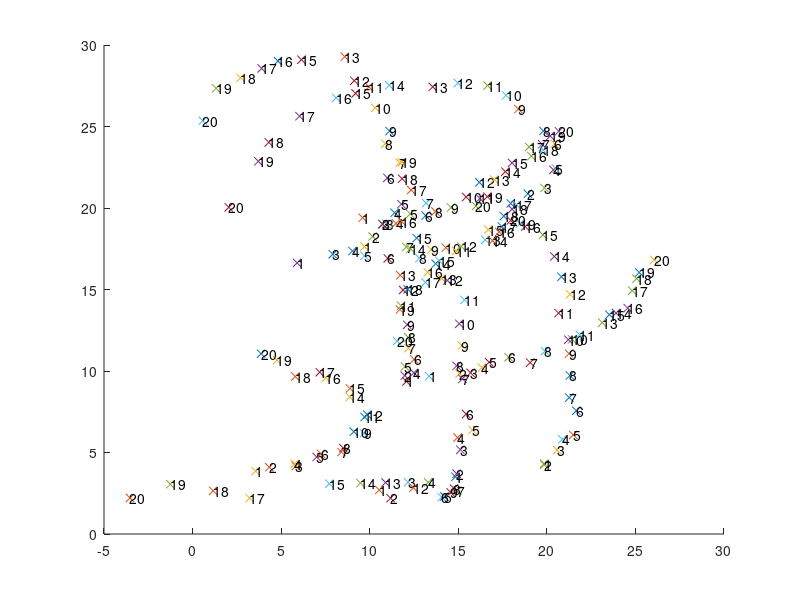

Write the MATLAB code that produced this figure. (Note: this script raises an error after producing the figure.)
function trackertest
% Dimensionality of the simulated problem (2 for 2D, 3 for 3D)
n_dim = 2;

% Number of rames to track the points over
n_frames = 20;

% Aproximative number of points per frame
n_points_per_frame = 10;

points = cell(n_frames, 1);

% Random start position
start = 20 * rand(n_points_per_frame, n_dim);

% Span initial direction
theta = linspace(0, 2* pi/4, n_points_per_frame)';
vec = [ cos(theta) sin(theta) ];

% Random direction change
theta_increase = pi / n_frames * rand(n_points_per_frame, 1);

for i_frame = 1 : n_frames

    % Disperse points as if their position was increasing by 1.5 in average
    % each frame.
    frame_points = start + vec .* i_frame .* [cos(theta_increase * i_frame) sin(theta_increase * i_frame) ] + rand(n_points_per_frame, n_dim) ;

    % Randomize them;
    randomizer = rand(n_points_per_frame, 1);
    [ sorted index ] = sort(randomizer);
    frame_points = frame_points(index, :);

    % Delete some of them, possible
    deleter = randn;
    while (deleter > 0);
        frame_points(1, :) = [];
        deleter = deleter - 1;
    end

    points{i_frame} = frame_points;

end

figure(1)
clf
hold on
for i_frame = 1 : n_frames

    str = num2str(i_frame);
    for j_point = 1 : size(points{i_frame}, 1)
        pos = points{i_frame}(j_point, :);
        plot(pos(1), pos(2), 'x')
        text('Position', pos, 'String', str)
    end

end

max_linking_distance = 4;
max_gap_closing = Inf;
debug = true;

[ tracks, adjacency_tracks] = simpletracker(points, max_linking_distance, max_gap_closing, debug);

n_tracks = numel(tracks);
colors = hsv(n_tracks);

all_points = vertcat(points{:});

for i_track = 1 : n_tracks

    % We use the adjacency tracks to retrieve the points coordinates. It
    % saves us a loop.

    track = adjacency_tracks{i_track};
    track_points = all_points(track, :);

    plot(track_points(:,1), track_points(:, 2), 'Color', colors(i_track, :))

end
